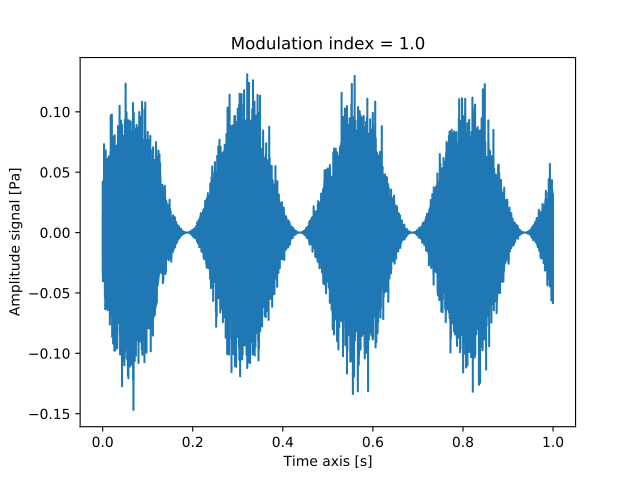

Recreate this plot in Python.
from mosqito.utils import am_broadband_noise_generator
import matplotlib.pyplot as plt
import numpy as np
fs=48000
d = 1
dB=60
fmod=4
mdepth = 1
time = np.arange(0, d, 1/fs)
sine_wave = np.sin(2*np.pi*fmod*time)
signal, MI = am_broadband_noise_generator(sine_wave, dB, True)
plt.plot(time, signal)
plt.xlabel("Time axis [s]")
plt.ylabel("Amplitude signal [Pa]")
plt.title(f'Modulation index = {MI}')
